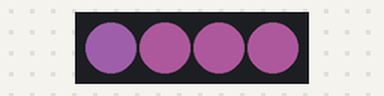
Simulated run of this sketch. Board: Arduino Uno, built with avr-gcc and run on an emulated ATmega328P. Parts: 4 RGB LEDs in strip order, left to right. Dim RGB values are drawn brighter than linear; random numbers use the default seed unless the sketch sets one.

Above: at 39.94 s.
Timing chart, 0 to 40.0 s (numbered marks = the images above):
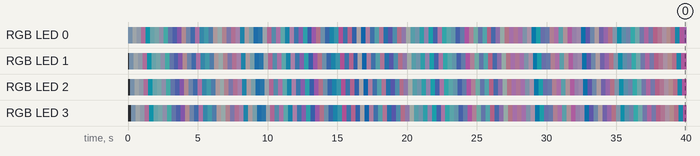

Measured:
- by itself, RGB LED 0: off → RGB(32, 39, 46) at 0.00 s, → RGB(42, 44, 45) 0.32 s later, → RGB(37, 40, 44) 0.32 s later, → RGB(51, 32, 45) 0.32 s later, … (125 changes in this stretch)
- by itself, RGB LED 1: off → RGB(32, 39, 46) at 0.08 s, → RGB(42, 44, 45) 0.32 s later, → RGB(37, 40, 44) 0.32 s later, → RGB(51, 32, 45) 0.32 s later, … (124 changes in this stretch)

The sketch:

light_experiment3.ino
```cpp
/*
  * Reference from Doug Whitton's Week 1 tutorial
  * The colorWipe method is called from the loop ()
  * strip is a variable name for the Adafruit_NeoPixel object
  * The color is random
  * modified by Malcolm Darko

*/

#include <Adafruit_NeoPixel.h>

// The pin from the Arduino that is connected to the NeoPixels
#define LED_PIN     6

// The amount of NeoPixels that are attached to Arduino
#define LED_COUNT 4            // This is the only major change I made in this code is testing it out
                               // with four NeoPixels!!

// Declaring the NeoPixel strip object:
// The constructor:
Adafruit_NeoPixel strip(LED_COUNT, LED_PIN, NEO_GRB + NEO_KHZ800);

// ^ the variable name: strip, can be changed. But you will have to go through the
// whole code and change the name; strip to the new variable name you've created.

//start up:
void setup() {
  // put your setup code here, to run once:

  strip.begin();              // INITIALIZE NeoPixel strip object
  strip.show();               // Turn OFF all pixels ASAP
  strip.setBrightness(60);    // Sets the BRIGHTNESS

}

void loop() {

  // Fills along the length using seperate channels
//   colorWipe(strip.Color(205, 0, 0), 100); // Red
//   colorWipe(strip.Color(0, 155, 0), 150); // Green
//   colorWipe(strip.Color(0, 0, 45), 100); // Blue

  // Fills the NeoPixels with a strip of various colors:
//   colorWipe(strip.Color(random(255), random(255), random(255), random(255)), 30);                  // randomized array of color
  // colorWipe(strip.Color(random(100, 255), random(75, 255), random(195, 255)), 500);    // first array of color
  // colorWipe(strip.Color(34, 156, 98), 300);                                              // second array of color
//   colorWipe(strip.Color(random(50, 155), random(10, 55), random(117, 255)), 100);          // third array of color
   colorWipe(strip.Color(random(10, 255), random(100, 195), random(187, 195)), 80);     //fourth array of color
//   colorWipe(strip.Color(217, 25, 90, 75), 50);                                               //fifth array of color
//  colorWipe(strip.Color(255,0,0), 1000); // R ~ red G ~ green B ~ blue 1000 milliseconds = 1 second


}

  // Functions for creating animation effects

  // -- NOTES FROM THE LECTURE --

  // Fill strip pixels one after another with a color. Strip IS NOT cleared
  // first anything there will be covered pixel by pixel. Passes in color
  // strip.Color(red, green, blue) should be included in the loop() function. Placed above
  // and a delay time between pixels, to help transition new colors

void colorWipe(uint32_t color, int wait) { // int creates a variable telling the color to wait
  for(int i=0; i<strip.numPixels(); i++) { // For each pixel in strip
    strip.setPixelColor(i, color);         // Sets pixel's in color
    strip.show();                          // Updates strip to match
    delay(wait);                           // Pauses for a while
  }

}
```
